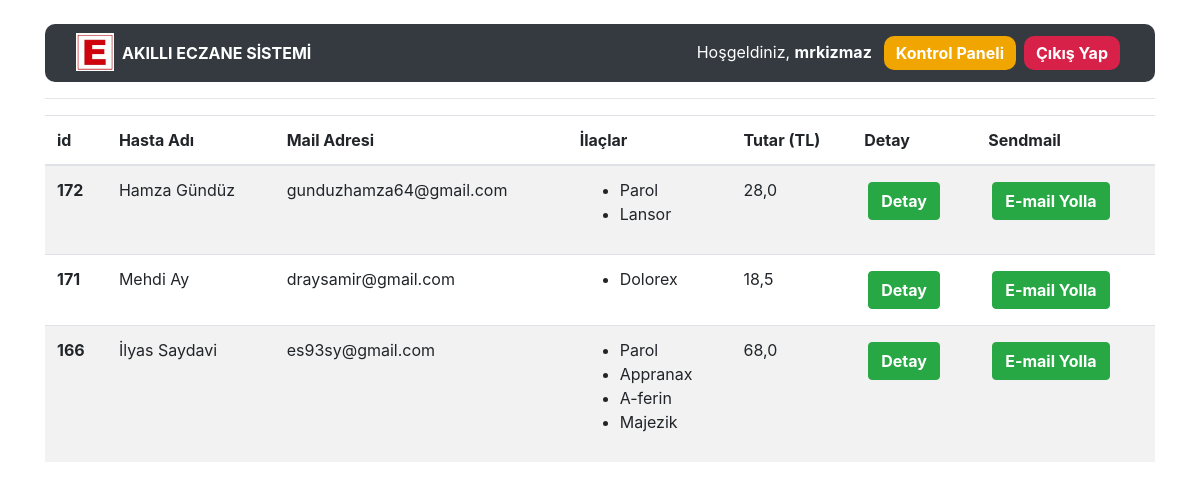
Screenshot of /medicines/recetelistesi/ (signed in) with the database file from the repository.
### medicine/models.py (models this page shows, shortened)
class Recete(models.Model):
    hasta=models.ForeignKey(Patient,null=True,on_delete=models.SET_NULL)
    created_date=models.DateTimeField(auto_now=True)
    tags=models.ManyToManyField(Medicine,verbose_name="İlaçlar")
    qr_code=models.ImageField(upload_to="qr_codes",blank=True)
    toplam=models.FloatField(null=True,blank=True,verbose_name="Tutar (TL)")
    ilaclar=models.CharField(max_length=100,null=True,blank=True,verbose_name="İlaçlar")
    def get_ilacfiyati(self):
        total=0
        for i in self.tags.all():
            total=total + i.ilacfiyati
        return total
    def get_tags_values(self):
        ret = "<ul>"
        for i in self.tags.all():
            ret += "<li>"+ i.ilac_adi + "</li>"
        return mark_safe(ret[:-1])

class Patient(models.Model):
    first_name=models.CharField(max_length=30,verbose_name="İsim")
    last_name = models.CharField(max_length=30,verbose_name="Soyisim")
    mail=models.EmailField(max_length=50,verbose_name="Mail")
    created_date=models.DateTimeField(auto_now=True,verbose_name="Oluşturulma Tarihi")

class Medicine(models.Model):
    ilac_adi = models.CharField(max_length = 50, verbose_name = 'İlaç İsmi')
    prospekt=models.TextField(max_length=200,null=True,verbose_name="Prospektüs")
    ilacfiyati=models.FloatField(null=True,verbose_name="İlaç Fiyatı")
    created_date = models.DateTimeField(auto_now = True, blank = True, verbose_name = 'Eklenme Tarihi')

### medicine/views.py (the view)
# urls.py: path('recetelistesi/', views.receteListesi, name = 'recetelistesi'),
@login_required(login_url="user:login")
def receteListesi(request):
    recete=Recete.objects.filter()
    context={
        "recete":recete,
    }
    return render(request,"recetelistesi.html",context)

### templates/recetelistesi.html
{% extends "layout.html" %}
{% block body %}
{% if recete %}
<table class="table table-striped">
  <thead>
    <tr>
      <th scope="col">id</th>
      <th scope="col">Hasta Adı</th>
      <th scope="col">Mail Adresi</th>
      <th scope="col">İlaçlar</th>
      <th scope="col">Tutar (TL)</th>
      <th scope="col">Detay</th>
      <th scope="col">Sendmail</th>
    </tr>
  </thead>
  <tbody>
  {% for i in recete reversed %}
  <tr>
      <th scope="row">{{i.id}}</th>
      <td>{{i.hasta.first_name}} {{i.hasta.last_name}}</td>
      <td>{{i.hasta.mail}}</td>
      <td>{{i.get_tags_values}}</td>
      <td>{{i.get_ilacfiyati}}</td>
      <td><a href="/medicines/medicine/{{i.id}}"><button class="btn btn-success"><b>Detay</b></button></td>
      <td><a href="/medicines/ilaclar/{{i.id}}"><button class="btn btn-success"><b>E-mail Yolla</b></button></td>
    </tr>
  {% endfor %}
  </tbody>
</table>
{% else %}
<div class="alert alert-danger">Herhangi bir hasta kaydı bulunmuyor!!!</div>
{% endif %}
{% endblock body %}

### templates/includes/navbar.html (shortened to what this page needs)
{% load static %}
<nav class="navbar navbar-expand-lg navbar-dark bg-dark" style="border-radius: 10px;">
    <div class="container-fluid">
        <div class="collapse navbar-collapse" id="navbarCollapse">
            <div class="navbar-nav mr-auto">
            <img src="{% static 'img/eczane.png' %}" width="38" height="38" title="akıllıeczane"/>
                <a href="/" class="nav-item nav-link active"><b>AKILLI ECZANE SİSTEMİ</b></a>
            </div>
            <ul class="navbar-nav ml-auto">
                {% if request.user.is_authenticated %}
                <li class="nav-item nav-link active">Hoşgeldiniz, <b>{{request.user.username}}</b></li>
                <li class="nav-item active"><a href="/medicines/dashboard"><button class="button button4"><b>Kontrol Paneli</b></button></a></li>
                <li class="nav-item active"><a href="/user/logout"><button class="button button2"><b>Çıkış Yap</b></button></a></li>
                {% else %}
                <li class="nav-item active"><a href="/user/login"><button class="button button1"><b>Giriş Yap</b></button></a></li>
                <li class="nav-item active"><a href="/user/register"><button class="button button3"><b>Kayıt Ol</b></button></a></li>
                {% endif %}
            </ul>
        </div>
    </div>
</nav>

### static/css/style.css (style rules this page uses)
button { padding: 5px 12px; text-align: center; text-decoration: none; display: inline-block; font-size: 16px; margin: 4px; transition-duration: 0.4s; cursor: pointer; border-radius: 10px; }
.button2 { background-color: #D82148; color: white; border: 1px red; }
.button4 { background-color: #F0A500; color: white; border: 1px yellow; }

### rows the page displays
Recete: id "172", hasta.first_name "Hamza", hasta.last_name "Gündüz", hasta.mail "gunduzhamza64@gmail.com", get_tags_values "Parol Lansor", get_ilacfiyati "28,0"
Recete: id "171", hasta.first_name "Mehdi", hasta.last_name "Ay", hasta.mail "draysamir@gmail.com", get_tags_values "Dolorex", get_ilacfiyati "18,5"
Recete: id "166", hasta.first_name "İlyas", hasta.last_name "Saydavi", hasta.mail "es93sy@gmail.com", get_tags_values "Parol Appranax A-ferin Majezik", get_ilacfiyati "68,0"

### other values shown
{{ request.user.username }} "mrkizmaz"
